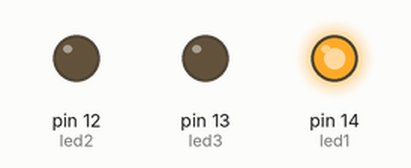
Recording of a sketch running on a simulated Arduino Uno, built with avr-gcc and run on an emulated ATmega328P. Parts: output pins drawn as LEDs (lit = HIGH).

Above: at 0.2 s.
At 1.2 s:
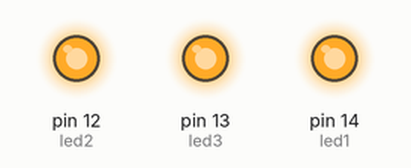
At 1.7 s:
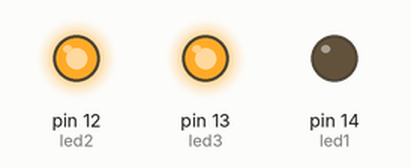
At 2.2 s:
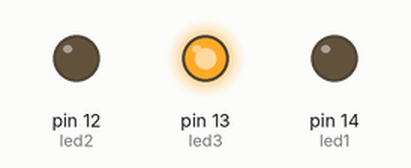
At 3.7 s:
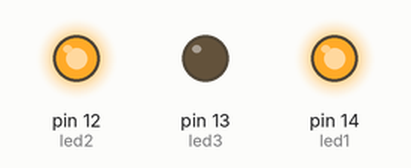
At 5.7 s:
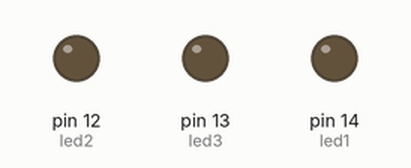
Timing chart, 0 to 6.9 s (numbered marks = the images above):
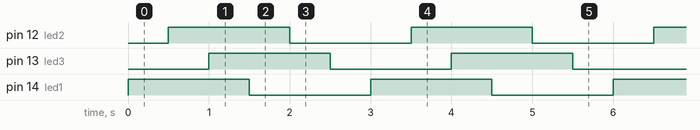

Measured:
- by itself, pin 12 (led2), pin 13 (led3), pin 14 (led1): alternates HIGH for 1.5 s and LOW for 1.5 s
- by itself, everything shown: repeats every 3.0 s, in 6 steps

The sketch:

Test.ino
```cpp
const int led1=14;
const int led2=12;
const int led3=13;
void setup() {
  // put your setup code here, to run once:
  pinMode(led1,OUTPUT);
  pinMode(led2,OUTPUT);
  pinMode(led3,OUTPUT);
digitalWrite(led1,LOW);
digitalWrite(led2,LOW);
digitalWrite(led3,LOW);
}

void loop() {
  // put your main code here, to run repeatedly:
 digitalWrite(led1,HIGH);
 delay(500);
 digitalWrite(led2,HIGH);
 delay(500);
 digitalWrite(led3,HIGH);
 delay(500);
 digitalWrite(led1,LOW);
 delay(500);
 digitalWrite(led2,LOW);
 delay(500);
 digitalWrite(led3,LOW);
 delay(500);

}
```
